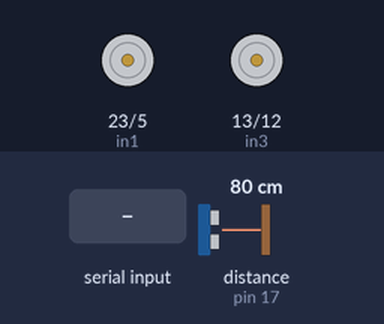
Recording of a sketch running on a simulated Arduino Mega 2560, built with avr-gcc and run on an emulated ATmega2560. Parts: motor-driver pin pairs drawn as motors (green arrow = first pin HIGH = forward, orange = second pin HIGH = backward, longer = more drive, scaled by the enable pin). Wiring (inferred from the names in the program): ultrasonic range finder: trigger pin 16; echo pin 17. The inputs (shaded band) are chosen by the test bench; at power-on: distance to the obstacle (sensor on pin 17) 80 cm. The echo pulse lasts 58.3 µs per cm.

Above: at 1.2 s.
1.3 s: distance to the obstacle (sensor on pin 17) set to 23 cm
2.8 s: distance to the obstacle (sensor on pin 17) set to 19 cm
At 3.2 s:
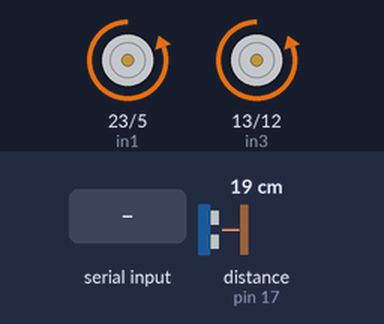
5.8 s: distance to the obstacle (sensor on pin 17) set to 35 cm
At 6.2 s:
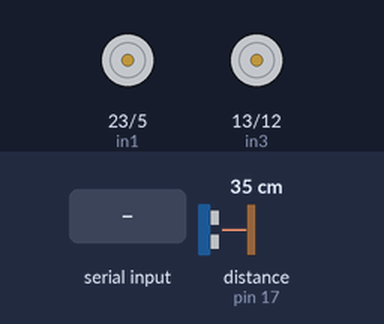
7.3 s: "F" received over Serial
At 8.2 s:
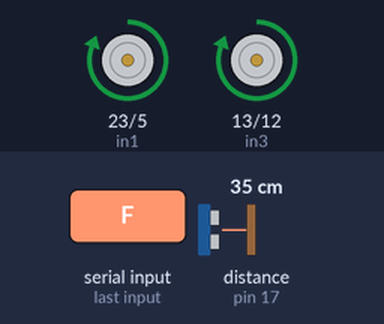
8.8 s: "L" received over Serial
At 9.3 s:
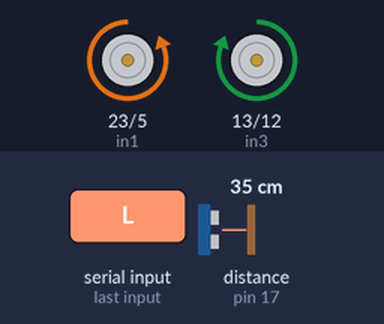
10.3 s: "R" received over Serial
At 10.6 s:
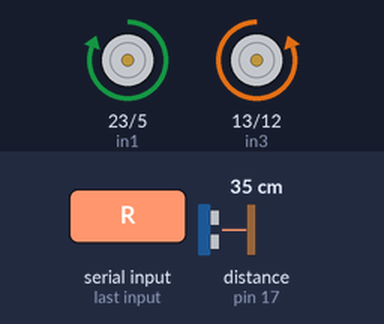
Timing chart, 0 to 12.8 s (numbered marks = the images above; inputs shaded):
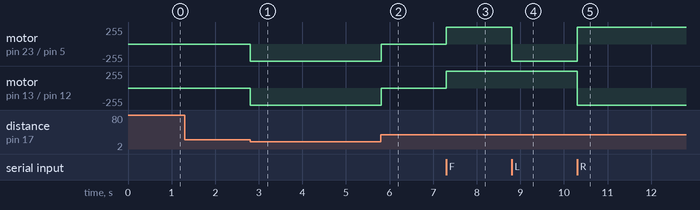

Measured:
- the behaviour switches between 21 and 20 cm on distance to the obstacle (sensor on pin 17) (found by bisection; images 0 and 1)
- after the input at 1.3 s, every drawn part: stays the same
- after the input at 2.8 s, motor on pin 23 (in1) / pin 5 (in2), motor on pin 13 (in3) / pin 12 (in4): stopped → backward 255/255 at once
- after the input at 5.8 s, motor on pin 23 (in1) / pin 5 (in2), motor on pin 13 (in3) / pin 12 (in4): backward 255/255 → stopped at once
- after the input at 7.3 s, motor on pin 23 (in1) / pin 5 (in2), motor on pin 13 (in3) / pin 12 (in4): stopped → forward 255/255 at once
- after the input at 8.8 s, motor on pin 23 (in1) / pin 5 (in2): forward 255/255 → backward 255/255 at once
- after the input at 10.3 s, motor on pin 23 (in1) / pin 5 (in2): backward 255/255 → forward 255/255 at once; motor on pin 13 (in3) / pin 12 (in4): forward 255/255 → backward 255/255 at once

The sketch:

4wdultraBluetooth.ino
```cpp
// Definisi Pin Sensor Ultrasonik HC-SR04
const int trigPin = 16;
const int echoPin = 17;

// Definisi Pin Driver Motor L298N & Wemos D1 R32
const int enA = 19;
const int in1 = 23;
const int in2 = 5;
const int in3 = 13;
const int in4 = 12;
const int enB = 14;

char t;
int pwm = 200; // Kecepatan motor (0 - 255)
long duration;
int distance;

void setup() {
  // Inisialisasi Serial utama yang terhubung ke modul HC-05
  Serial.begin(9600);

  // Konfigurasi pin motor sebagai OUTPUT
  pinMode(enA, OUTPUT);
  pinMode(enB, OUTPUT);
  pinMode(in1, OUTPUT);
  pinMode(in2, OUTPUT);
  pinMode(in3, OUTPUT);
  pinMode(in4, OUTPUT);

  // Konfigurasi pin sensor ultrasonik
  pinMode(trigPin, OUTPUT);
  pinMode(echoPin, INPUT);

  Stop();
}

void loop() {
  // Membaca jarak dari sensor ultrasonik secara berkala
  distance = getDistance();

  // Sistem Keamanan Otomatis: Jika ada halangan < 20 cm di depan
  if (distance > 0 && distance < 20) {
    back();          // Robot mundur otomatis
    delay(500);      // Durasi mundur selama 0.5 detik (bisa diubah sesuai kebutuhan)
    Stop();          // Berhenti setelah mundur
  }
  else {
    // Jika jalur aman, jalankan perintah dari remote Bluetooth
    if (Serial.available() > 0) {
      t = Serial.read();

      switch (t) {
        case 'F': forward(); break; // Maju
        case 'B': back();    break; // Mundur
        case 'L': left();    break; // Belok Kiri
        case 'R': right();   break; // Belok Kanan
        case 'S': Stop();    break; // Berhenti
        default:  break;
      }
    }
  }
}

// Fungsi untuk membaca jarak dari HC-SR04
int getDistance() {
  digitalWrite(trigPin, LOW);
  delayMicroseconds(2);
  digitalWrite(trigPin, HIGH);
  delayMicroseconds(10);
  digitalWrite(trigPin, LOW);

  duration = pulseIn(echoPin, HIGH, 30000); // Timeout 30ms
  int dist = duration * 0.034 / 2;
  return dist;
}

// Fungsi Gerakan Robot 2WD
void forward() {
  digitalWrite(in1, HIGH);
  digitalWrite(in2, LOW);
  analogWrite(enA, pwm);

  digitalWrite(in3, HIGH);
  digitalWrite(in4, LOW);
  analogWrite(enB, pwm);
}

void back() {
  digitalWrite(in1, LOW);
  digitalWrite(in2, HIGH);
  analogWrite(enA, pwm);

  digitalWrite(in3, LOW);
  digitalWrite(in4, HIGH);
  analogWrite(enB, pwm);
}

void left() {
  digitalWrite(in1, LOW);
  digitalWrite(in2, HIGH);
  analogWrite(enA, pwm);

  digitalWrite(in3, HIGH);
  digitalWrite(in4, LOW);
  analogWrite(enB, pwm);
}

void right() {
  digitalWrite(in1, HIGH);
  digitalWrite(in2, LOW);
  analogWrite(enA, pwm);

  digitalWrite(in3, LOW);
  digitalWrite(in4, HIGH);
  analogWrite(enB, pwm);
}

void Stop() {
  digitalWrite(in1, LOW);
  digitalWrite(in2, LOW);
  analogWrite(enA, 0);

  digitalWrite(in3, LOW);
  digitalWrite(in4, LOW);
  analogWrite(enB, 0);
}
```
